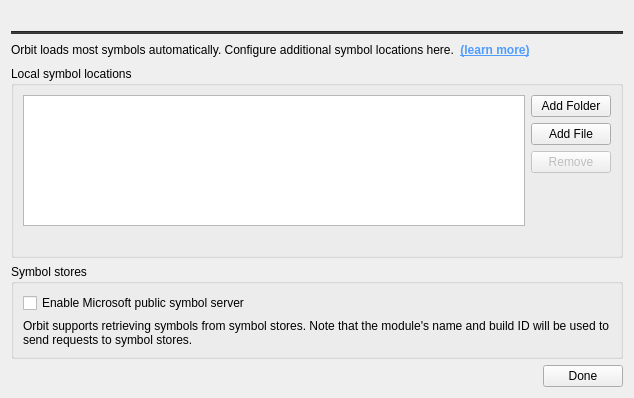
<?xml version="1.0" encoding="UTF-8"?>
<ui version="4.0">
 <class>SymbolLocationsDialog</class>
 <widget class="QDialog" name="SymbolLocationsDialog">
  <property name="geometry">
   <rect>
    <x>0</x>
    <y>0</y>
    <width>634</width>
    <height>398</height>
   </rect>
  </property>
  <property name="windowTitle">
   <string>Symbol Locations</string>
  </property>
  <layout class="QVBoxLayout" name="verticalLayout">
   <item>
    <widget class="QLabel" name="moduleHeadlineLabel">
     <property name="visible">
      <bool>false</bool>
     </property>
    </widget>
   </item>
   <item>
    <widget class="Line" name="line">
     <property name="visible">
      <bool>false</bool>
     </property>
     <property name="styleSheet">
      <string notr="true">background: #353535</string>
     </property>
     <property name="orientation">
      <enum>Qt::Horizontal</enum>
     </property>
    </widget>
   </item>
   <item>
    <layout class="QHBoxLayout" name="horizontalLayout_0">
     <item>
      <widget class="QLabel" name="generalInfoLabel">
       <property name="sizePolicy">
        <sizepolicy hsizetype="Fixed" vsizetype="Preferred">
         <horstretch>0</horstretch>
         <verstretch>0</verstretch>
        </sizepolicy>
       </property>
       <property name="text">
        <string>Orbit loads most symbols automatically. Configure additional symbol locations here.</string>
       </property>
       <property name="wordWrap">
        <bool>false</bool>
       </property>
      </widget>
     </item>
     <item>
      <widget class="QPushButton" name="moreInfoButton">
       <property name="sizePolicy">
        <sizepolicy hsizetype="Fixed" vsizetype="Preferred">
         <horstretch>0</horstretch>
         <verstretch>0</verstretch>
        </sizepolicy>
       </property>
       <property name="styleSheet">
        <string notr="true">border: none; color: #4F9CFF; font-weight: bold; text-decoration: underline</string>
       </property>
       <property name="text">
        <string>(learn more)</string>
       </property>
      </widget>
     </item>
     <item>
      <spacer name="horizontalSpacer_0">
       <property name="orientation">
        <enum>Qt::Horizontal</enum>
       </property>
       <property name="sizeType">
        <enum>QSizePolicy::Expanding</enum>
       </property>
       <property name="sizeHint" stdset="0">
        <size>
         <width>40</width>
         <height>20</height>
        </size>
       </property>
      </spacer>
     </item>
    </layout>
   </item>
   <item>
    <widget class="QGroupBox" name="symbolLocationGroupBox">
     <property name="title">
      <string>Local symbol locations</string>
     </property>
     <layout class="QGridLayout" name="gridLayout">
      <item row="1" column="0">
       <widget class="QLabel" name="infoLabel">
        <property name="text">
         <string/>
        </property>
        <property name="wordWrap">
         <bool>true</bool>
        </property>
       </widget>
      </item>
      <item row="0" column="0">
       <widget class="QListWidget" name="listWidget"/>
      </item>
      <item row="0" column="1">
       <layout class="QVBoxLayout" name="verticalLayout">
        <item>
         <widget class="QPushButton" name="addFolderButton">
          <property name="text">
           <string>Add Folder</string>
          </property>
         </widget>
        </item>
        <item>
         <widget class="QPushButton" name="addFileButton">
          <property name="text">
           <string>Add File</string>
          </property>
         </widget>
        </item>
        <item>
         <widget class="QPushButton" name="removeButton">
          <property name="enabled">
           <bool>false</bool>
          </property>
          <property name="text">
           <string>Remove</string>
          </property>
         </widget>
        </item>
        <item>
         <spacer name="verticalSpacer">
          <property name="orientation">
           <enum>Qt::Vertical</enum>
          </property>
          <property name="sizeHint" stdset="0">
           <size>
            <width>20</width>
            <height>40</height>
           </size>
          </property>
         </spacer>
        </item>
       </layout>
      </item>
     </layout>
    </widget>
   </item>
   <item>
    <widget class="QGroupBox" name="symbolStoreGroupBox">
     <property name="title">
      <string>Symbol stores</string>
     </property>
     <layout class="QVBoxLayout" name="verticalLayout_1">
      <item>
       <widget class="QCheckBox" name="enableMicrosoftSymbolServerCheckBox">
        <property name="accessibleName">
         <string>EnableMicrosoftSymbolServerCheckBox</string>
        </property>
        <property name="text">
         <string>Enable Microsoft public symbol server</string>
        </property>
       </widget>
      </item>
      <item>
       <widget class="QLabel" name="symbolStoreInfoLabel">
        <property name="text">
         <string>Orbit supports retrieving symbols from symbol stores. Note that the module's name and build ID will be used to send requests to symbol stores.</string>
        </property>
        <property name="wordWrap">
         <bool>true</bool>
        </property>
       </widget>
      </item>
     </layout>
    </widget>
   </item>
   <item>
    <layout class="QHBoxLayout" name="horizontalLayout_1">
     <item>
      <spacer name="horizontalSpacer_1">
       <property name="orientation">
        <enum>Qt::Horizontal</enum>
       </property>
       <property name="sizeType">
        <enum>QSizePolicy::Expanding</enum>
       </property>
       <property name="sizeHint" stdset="0">
        <size>
         <width>40</width>
         <height>20</height>
        </size>
       </property>
      </spacer>
     </item>
     <item>
      <widget class="QPushButton" name="doneButton">
       <property name="text">
        <string>Done</string>
       </property>
      </widget>
     </item>
    </layout>
   </item>
  </layout>
 </widget>
 <tabstops>
  <tabstop>addFolderButton</tabstop>
  <tabstop>addFileButton</tabstop>
  <tabstop>removeButton</tabstop>
  <tabstop>listWidget</tabstop>
 </tabstops>
 <resources/>
 <connections>
  <connection>
   <sender>doneButton</sender>
   <signal>clicked()</signal>
   <receiver>SymbolLocationsDialog</receiver>
   <slot>reject()</slot>
   <hints>
    <hint type="sourcelabel">
     <x>521</x>
     <y>513</y>
    </hint>
    <hint type="destinationlabel">
     <x>531</x>
     <y>477</y>
    </hint>
   </hints>
  </connection>
  <connection>
   <sender>addFolderButton</sender>
   <signal>clicked()</signal>
   <receiver>SymbolLocationsDialog</receiver>
   <slot>OnAddFolderButtonClicked()</slot>
   <hints>
    <hint type="sourcelabel">
     <x>481</x>
     <y>25</y>
    </hint>
    <hint type="destinationlabel">
     <x>500</x>
     <y>120</y>
    </hint>
   </hints>
  </connection>
  <connection>
   <sender>addFileButton</sender>
   <signal>clicked()</signal>
   <receiver>SymbolLocationsDialog</receiver>
   <slot>OnAddFileButtonClicked()</slot>
   <hints>
    <hint type="sourcelabel">
     <x>466</x>
     <y>47</y>
    </hint>
    <hint type="destinationlabel">
     <x>462</x>
     <y>117</y>
    </hint>
   </hints>
  </connection>
  <connection>
   <sender>removeButton</sender>
   <signal>clicked()</signal>
   <receiver>SymbolLocationsDialog</receiver>
   <slot>OnRemoveButtonClicked()</slot>
   <hints>
    <hint type="sourcelabel">
     <x>506</x>
     <y>84</y>
    </hint>
    <hint type="destinationlabel">
     <x>473</x>
     <y>180</y>
    </hint>
   </hints>
  </connection>
  <connection>
   <sender>moreInfoButton</sender>
   <signal>clicked()</signal>
   <receiver>SymbolLocationsDialog</receiver>
   <slot>OnMoreInfoButtonClicked()</slot>
   <hints>
    <hint type="sourcelabel">
     <x>119</x>
     <y>472</y>
    </hint>
    <hint type="destinationlabel">
     <x>217</x>
     <y>477</y>
    </hint>
   </hints>
  </connection>
  <connection>
   <sender>listWidget</sender>
   <signal>itemSelectionChanged()</signal>
   <receiver>SymbolLocationsDialog</receiver>
   <slot>OnListItemSelectionChanged()</slot>
   <hints>
    <hint type="sourcelabel">
     <x>211</x>
     <y>207</y>
    </hint>
    <hint type="destinationlabel">
     <x>469</x>
     <y>304</y>
    </hint>
   </hints>
  </connection>
 </connections>
 <slots>
  <slot>OnAddFolderButtonClicked()</slot>
  <slot>OnAddFileButtonClicked()</slot>
  <slot>OnRemoveButtonClicked()</slot>
  <slot>OnMoreInfoButtonClicked()</slot>
  <slot>OnListItemSelectionChanged()</slot>
 </slots>
</ui>
